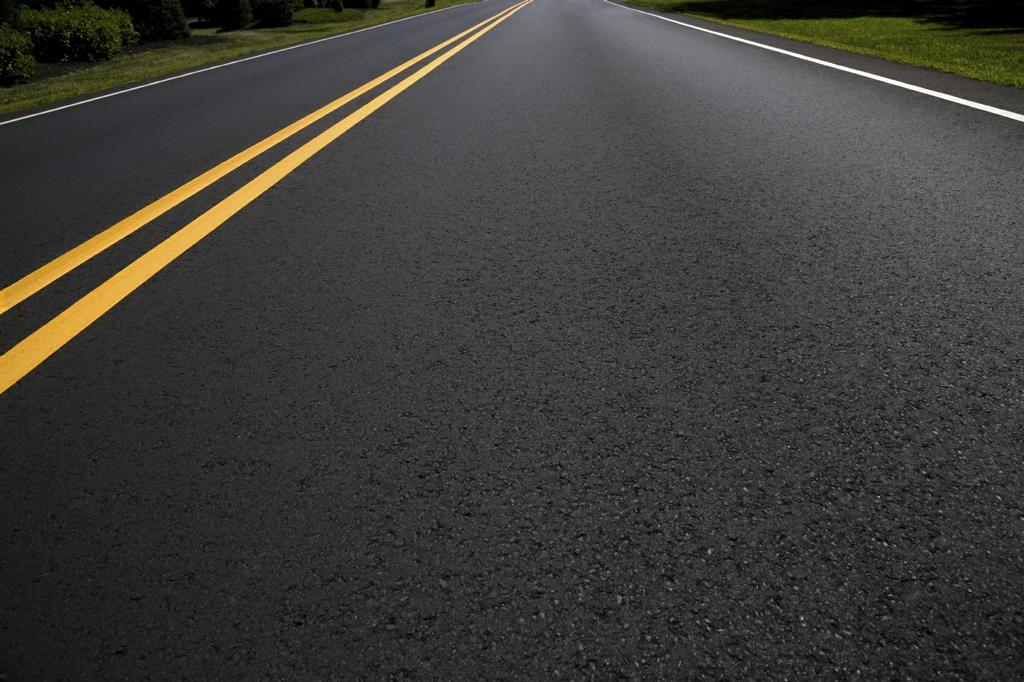
#> input picture LBP/lbp_dataset/testing/no_crack_1.jpeg, 1024 x 682 px
$ python -i image.py   (imports and definitions only)
#> lines starting #> are read from the running program, lines starting #| are printed output that depends on the picture
#> further down, picture is the input picture: shape (682, 1024, 3); mean B, G, R 57.1, 60.6, 62.3
import setting.constant as const
import numpy as np
import cv2


def overlay(image, layer):
    if len(layer.shape) == 2:
        layer = cv2.cvtColor(layer, cv2.COLOR_GRAY2BGR)
    image = cv2.cvtColor(image, cv2.COLOR_BGR2BGRA)
    layer = cv2.cvtColor(layer, cv2.COLOR_BGR2BGRA)
    layer[np.where((layer == [0, 0, 0, 255]).all(axis=2))] = const.BACKGROUND_COLOR + [255]
    layer[np.where((layer == [255, 255, 255, 255]).all(axis=2))] = const.SEGMENTATION_COLOR + [255]
    layer = cv2.addWeighted(image, 0.6, layer, 0.4, 0)
    return layer


def light(image, bright, contrast):
    bright = bright * 1.2
    contrast = contrast * 2
    image = image * ((contrast / 127) + 1) - contrast + bright
    image = np.clip(image, 0, 255)
    return np.uint8(image)


def threshold(image, min_limit=None, max_limit=255, clip=0):
    if min_limit is None:
        min_limit = int(np.mean(image) + clip)
    _, image = cv2.threshold(image, min_limit, max_limit, cv2.THRESH_BINARY)
    return np.uint8(image)


def gauss_filter(image, kernel=(3, 3), iterations=1):
    for _ in range(iterations):
        image = cv2.GaussianBlur(image, kernel, 0)
    return np.uint8(image)


def equalize_light(image, limit=3, grid=(7, 7), gray=False):
#> called with limit = 3, grid = (7, 7), gray = False
    if len(image.shape) == 2:
        image = cv2.cvtColor(image, cv2.COLOR_GRAY2BGR)
        gray = True
    clahe = cv2.createCLAHE(clipLimit=limit, tileGridSize=grid)
    lab = cv2.cvtColor(image, cv2.COLOR_BGR2LAB)
#> lab: shape (682, 1024, 3); mean of channels 0, 1, 2 64.6, 128.2, 130.1
    l, a, b = cv2.split(lab)
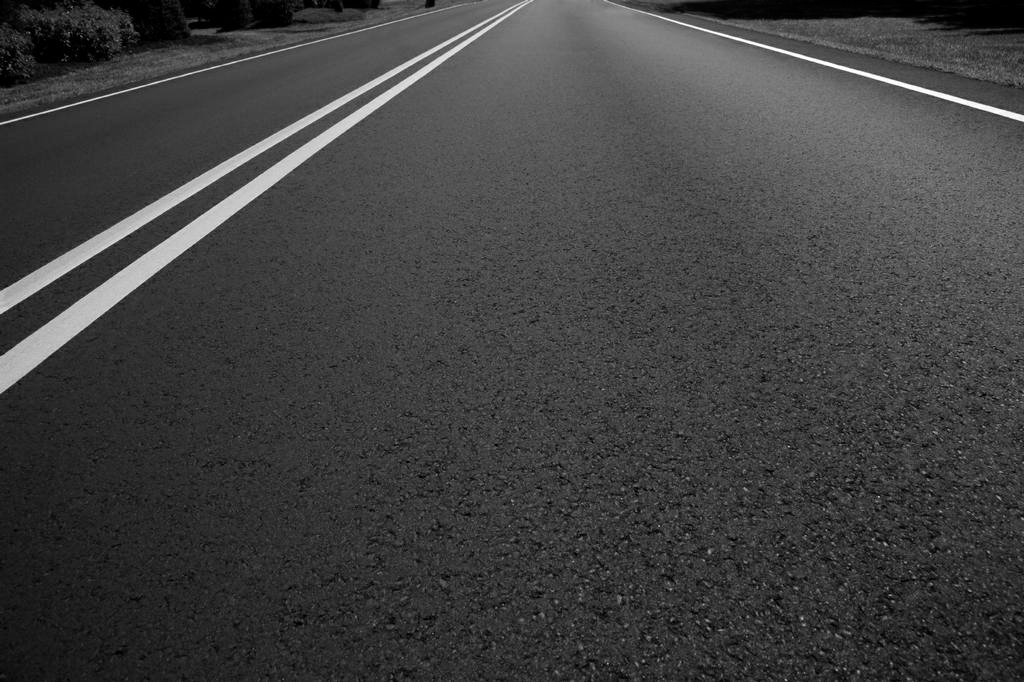
#> l: shape (682, 1024); min 0, max 255, mean 64.6
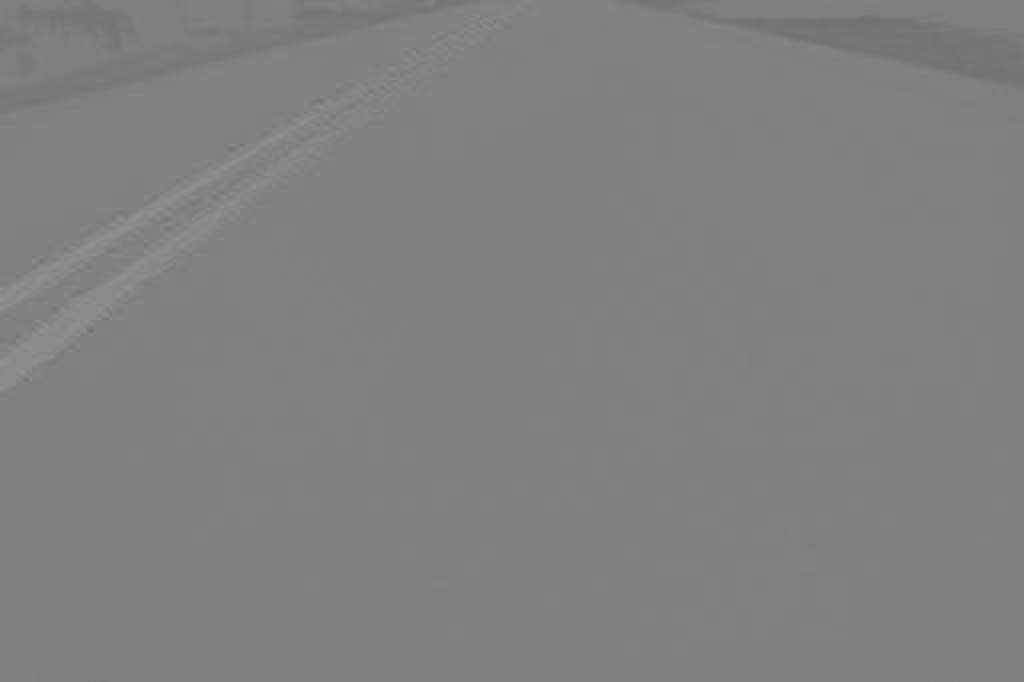
#> a: shape (682, 1024); min 112, max 149, mean 128.2
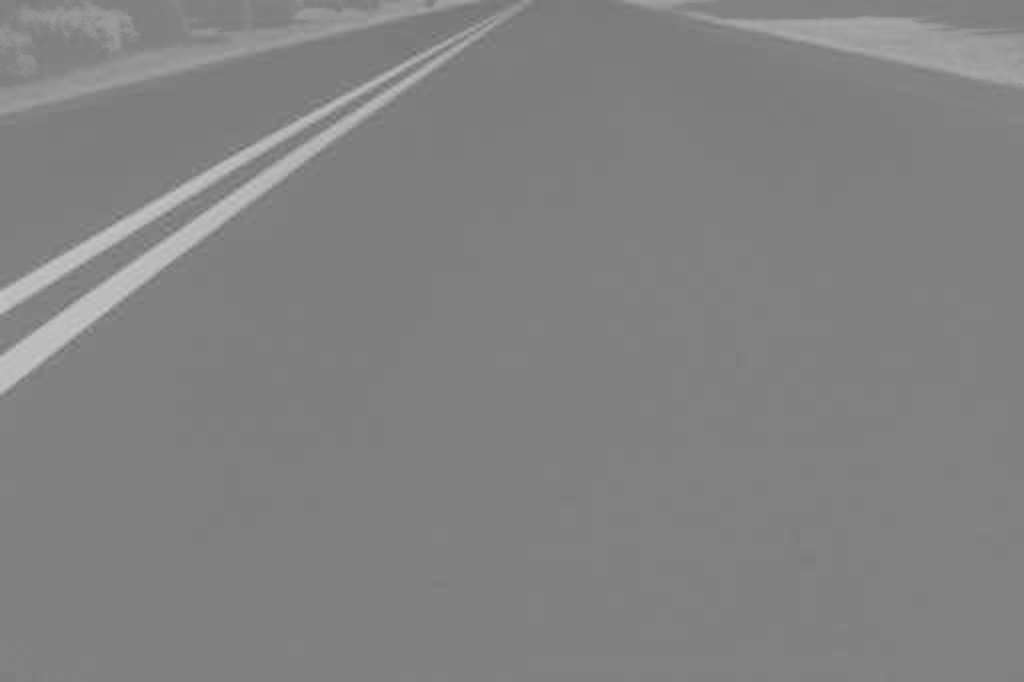
#> b: shape (682, 1024); min 107, max 199, mean 130.1
    cl = clahe.apply(l)
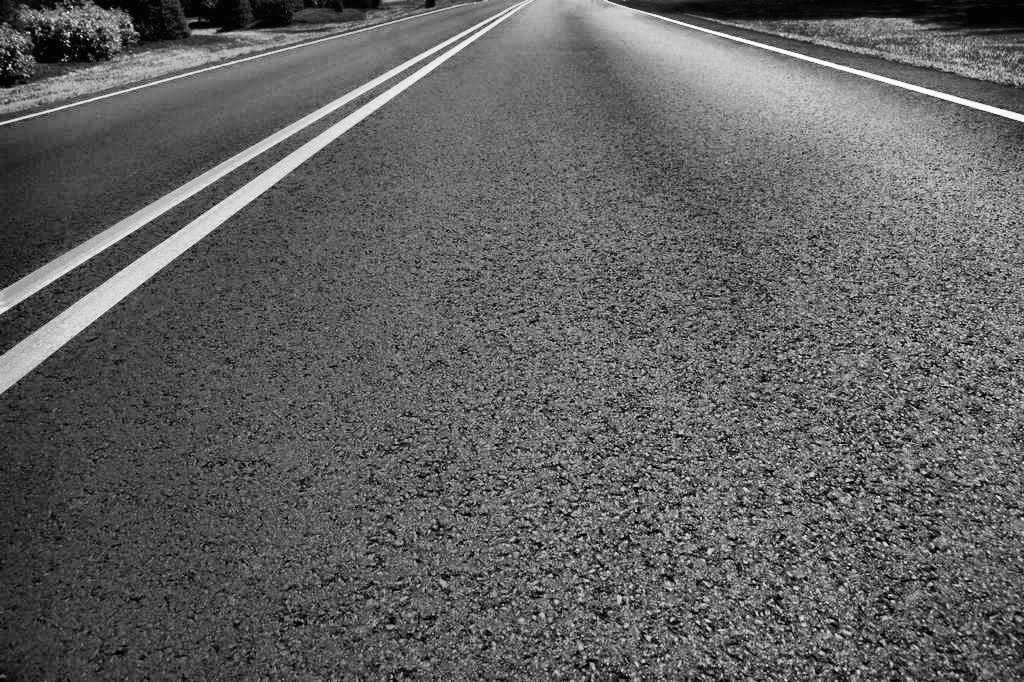
#> cl: shape (682, 1024); min 0, max 255, mean 97
    limg = cv2.merge((cl, a, b))
#> limg: shape (682, 1024, 3); mean of channels 0, 1, 2 97, 128.2, 130.1
    image = cv2.cvtColor(limg, cv2.COLOR_LAB2BGR)
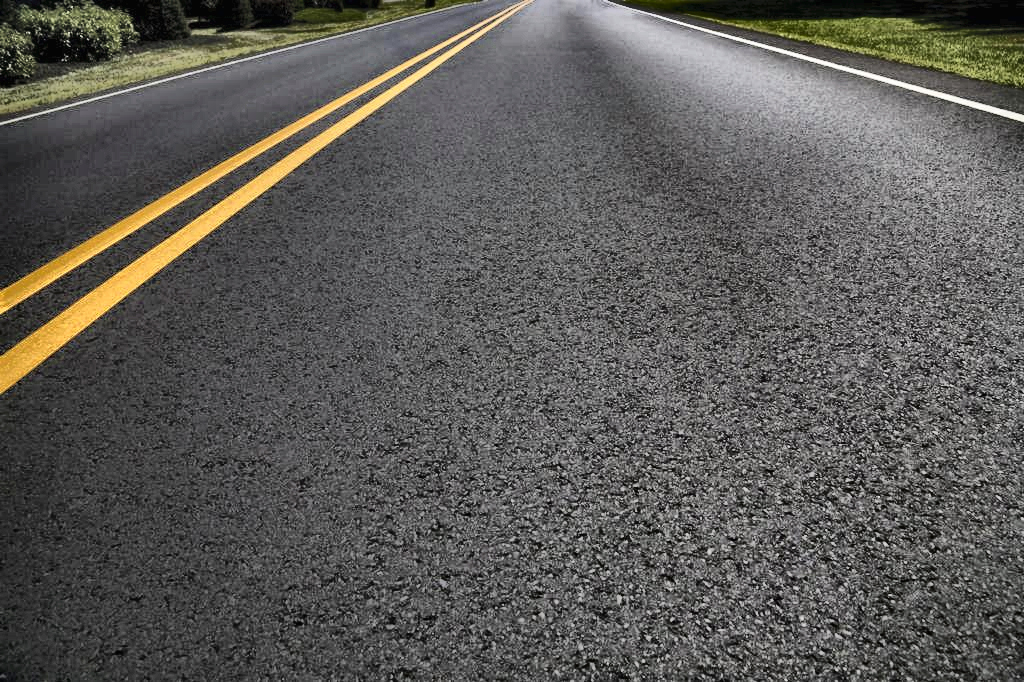
#> image: shape (682, 1024, 3); mean B, G, R 87.2, 90.9, 92.5
    if gray:
        image = cv2.cvtColor(image, cv2.COLOR_BGR2GRAY)

    return np.uint8(image)

>>> import cv2
>>> picture = cv2.imread('../../../../LBP/lbp_dataset/testing/no_crack_1.jpeg')
>>> result = equalize_light(picture)

$ run again, on LBP/lbp_dataset/testing/no_crack_2.jpg
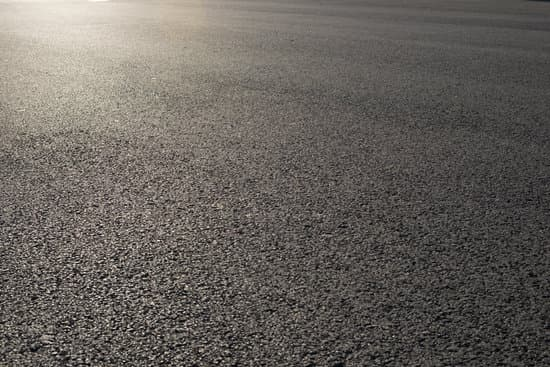
#> input picture LBP/lbp_dataset/testing/no_crack_2.jpg, 550 x 367 px
#> picture is the input picture: shape (367, 550, 3); mean B, G, R 93.4, 98.8, 103.6
#> lab: shape (367, 550, 3); mean of channels 0, 1, 2 105.9, 128.9, 131.5
#> in equalize_light, `l, a, b = cv2.split(lab)`:
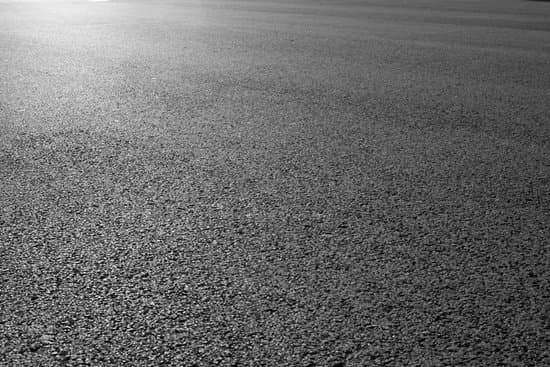
#> l: shape (367, 550); min 0, max 254, mean 105.9
#> limg: shape (367, 550, 3); mean of channels 0, 1, 2 126.1, 128.9, 131.5
#> in equalize_light, `image = cv2.cvtColor(limg, cv2.COLOR_LAB2BGR)`:
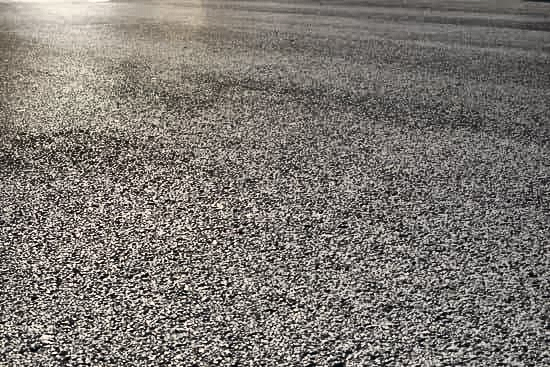
#> image: shape (367, 550, 3); mean B, G, R 113.9, 119.2, 124.1
